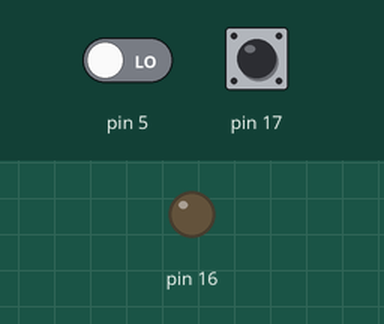
Recording of a sketch running on a simulated Arduino Uno, built with avr-gcc and run on an emulated ATmega328P. Shown: output pins drawn as LEDs (lit = HIGH). The inputs (shaded band) are chosen by the test bench; at power-on: pin 17 HIGH, pin 5 LOW. What the sketch prints to the serial monitor is not drawn.

Above: at 1.2 s.
1.3 s: pin 17 pulsed LOW 2 times (0.12 s each, 0.3 s apart)
At 1.7 s:
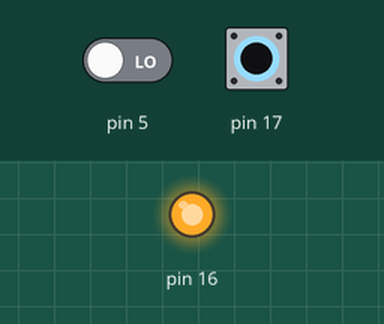
Timing chart, 0 to 6.2 s (numbered marks = the images above; inputs shaded):
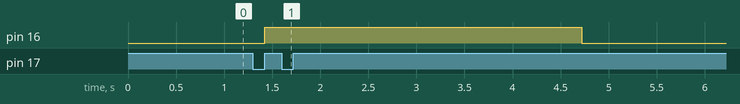

The sketch:

control.ino
```cpp
unsigned long t1 = 0;
unsigned long t2 = 0;
unsigned long t3 = 0;
unsigned long t4 = 0;

unsigned long t5 = 0;
int btn_cnt = 0;

bool old_btn = HIGH;
int motion_cnt = 0;
int old_motion = 0;

void setup() {
  Serial.begin(115200);
  pinMode(16, OUTPUT);
  pinMode(17, INPUT);
}

void loop() {
  bool now_motion = digitalRead(5);
  if(old_motion == LOW && now_motion == HIGH) {
    motion_cnt++;
  }

  old_motion = now_motion;

  if(digitalRead(16) == HIGH) {
    if(millis() - t4 > 3000) {
      digitalWrite(16, LOW);
    }
  }
  bool now_btn = digitalRead(17);
    if(old_btn == HIGH && now_btn == LOW) {
    //하강엣지
    t3 = millis();
  } else if(old_btn == LOW && now_btn == HIGH) {
    //상승엣지
    Serial.print("버튼 누른 시간 = ");
    Serial.println(millis() - t3);
    if(millis() - t3 > 50) {
      // 버튼이 눌려짐
      digitalWrite(16, HIGH);
      t4 = millis();
        btn_cnt++;
    }
  }
  old_btn = now_btn;
//  if(millis() - t1 >= 1000) {
//    t1 = millis();
//    bool state = digitalRead(16);
//    digitalWrite(16, !state);
//  }
  if(millis() - t2 >= 1000) {
    t2 = millis();
    Serial.print("BUTTON COUNTER = ");
    Serial.println(btn_cnt);
    Serial.print("MOTION COUNTER = ");
    Serial.println(motion_cnt);
  }

if(old_btn == HIGH && now_btn == LOW) {
    //하강엣지
    t3 = millis();
  } else if(old_btn == LOW && now_btn == HIGH) {
    //상승엣지
    Serial.print("버튼 누른 시간 = ");
    Serial.println(millis() - t3);
    if(millis() - t3 > 50) {
      // 버튼이 눌려짐
      digitalWrite(16, HIGH);
      t4 = millis();
        btn_cnt++;
    }
  }


}
```

Measured:
- after the input at 1.3 s, pin 16: LOW → HIGH after 0.12 s, → LOW 3.3 s later
